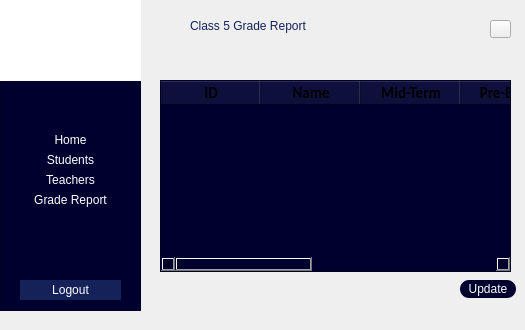
    <widget class="QWidget" name="page_Class_5_Grades_Report">
     <widget class="QFrame" name="frame_27">
      <property name="geometry">
       <rect>
        <x>0</x>
        <y>-10</y>
        <width>141</width>
        <height>321</height>
       </rect>
      </property>
      <property name="styleSheet">
       <string notr="true">background-color: rgb(0, 0, 47);</string>
      </property>
      <property name="frameShape">
       <enum>QFrame::Shape::StyledPanel</enum>
      </property>
      <property name="frameShadow">
       <enum>QFrame::Shadow::Raised</enum>
      </property>
      <widget class="QPushButton" name="pushButton_103">
       <property name="geometry">
        <rect>
         <x>20</x>
         <y>140</y>
         <width>101</width>
         <height>20</height>
        </rect>
       </property>
       <property name="styleSheet">
        <string notr="true">border-radius:0px;
color:white;
font: 700 10pt &quot;Calibri&quot;;
</string>
       </property>
       <property name="text">
        <string>Home</string>
       </property>
      </widget>
      <widget class="QPushButton" name="pushButton_104">
       <property name="geometry">
        <rect>
         <x>20</x>
         <y>200</y>
         <width>101</width>
         <height>20</height>
        </rect>
       </property>
       <property name="styleSheet">
        <string notr="true">border-radius:0px;
color:white;
font: 700 10pt &quot;Calibri&quot;;
</string>
       </property>
       <property name="text">
        <string>Grade Report</string>
       </property>
      </widget>
      <widget class="QPushButton" name="pushButton_105">
       <property name="geometry">
        <rect>
         <x>20</x>
         <y>290</y>
         <width>101</width>
         <height>20</height>
        </rect>
       </property>
       <property name="styleSheet">
        <string notr="true">background-color: rgb(21, 34, 89,255);
color:white;
font: 700 10pt &quot;Calibri&quot;;
border-color: rgb(21, 34, 89);
border-radius:0;
border-style:none;</string>
       </property>
       <property name="text">
        <string>Logout</string>
       </property>
      </widget>
      <widget class="QLabel" name="label_62">
       <property name="geometry">
        <rect>
         <x>0</x>
         <y>0</y>
         <width>141</width>
         <height>91</height>
        </rect>
       </property>
       <property name="styleSheet">
        <string notr="true">background-color: rgb(255, 255, 255);</string>
       </property>
       <property name="text">
        <string/>
       </property>
       <property name="pixmap">
        <pixmap resource="school-logo.qrc">:/school-logo/new/prefix1/images/School Logo.jpeg</pixmap>
       </property>
       <property name="scaledContents">
        <bool>true</bool>
       </property>
      </widget>
      <widget class="QPushButton" name="pushButton_106">
       <property name="geometry">
        <rect>
         <x>20</x>
         <y>160</y>
         <width>101</width>
         <height>20</height>
        </rect>
       </property>
       <property name="styleSheet">
        <string notr="true">border-radius:0px;
color:white;
font: 700 10pt &quot;Calibri&quot;;
</string>
       </property>
       <property name="text">
        <string>Students</string>
       </property>
      </widget>
      <widget class="QPushButton" name="pushButton_107">
       <property name="geometry">
        <rect>
         <x>20</x>
         <y>180</y>
         <width>101</width>
         <height>20</height>
        </rect>
       </property>
       <property name="styleSheet">
        <string notr="true">border-radius:0px;
color:white;
font: 700 10pt &quot;Calibri&quot;;
</string>
       </property>
       <property name="text">
        <string>Teachers</string>
       </property>
      </widget>
     </widget>
     <widget class="QLabel" name="label_29">
      <property name="geometry">
       <rect>
        <x>190</x>
        <y>10</y>
        <width>281</width>
        <height>31</height>
       </rect>
      </property>
      <property name="styleSheet">
       <string notr="true">color:rgba(21,34,89,255);
font: 700 20pt &quot;Calibri&quot;;
border-with:0px;
border-style:none;
qproperty-alignment:AlignCenter;</string>
      </property>
      <property name="text">
       <string>Class 5 Grade Report </string>
      </property>
     </widget>
     <widget class="QPushButton" name="pushButton_108">
      <property name="geometry">
       <rect>
        <x>490</x>
        <y>20</y>
        <width>21</width>
        <height>18</height>
       </rect>
      </property>
      <property name="styleSheet">
       <string notr="true"/>
      </property>
      <property name="text">
       <string/>
      </property>
      <property name="icon">
       <iconset resource="Profile-logo.qrc">
        <normaloff>:/Profile-logo/new/prefix1/images/Profile icon.png</normaloff>:/Profile-logo/new/prefix1/images/Profile icon.png</iconset>
      </property>
     </widget>
     <widget class="QTableWidget" name="tableWidget_12">
      <property name="geometry">
       <rect>
        <x>160</x>
        <y>80</y>
        <width>351</width>
        <height>192</height>
       </rect>
      </property>
      <property name="styleSheet">
       <string notr="true">background-color: rgb(0, 0, 47);</string>
      </property>
      <column>
       <property name="text">
        <string>ID</string>
       </property>
       <property name="font">
        <font>
         <family>Calibri</family>
         <pointsize>11</pointsize>
         <bold>true</bold>
        </font>
       </property>
      </column>
      <column>
       <property name="text">
        <string>Name</string>
       </property>
       <property name="font">
        <font>
         <family>Calibri</family>
         <pointsize>11</pointsize>
         <bold>true</bold>
        </font>
       </property>
      </column>
      <column>
       <property name="text">
        <string>Mid-Term</string>
       </property>
       <property name="font">
        <font>
         <family>Calibri</family>
         <pointsize>11</pointsize>
         <bold>true</bold>
        </font>
       </property>
      </column>
      <column>
       <property name="text">
        <string>Pre-Board</string>
       </property>
       <property name="font">
        <font>
         <family>Calibri</family>
         <pointsize>11</pointsize>
         <bold>true</bold>
        </font>
       </property>
      </column>
      <column>
       <property name="text">
        <string>Total Marks</string>
       </property>
       <property name="font">
        <font>
         <family>Calibri</family>
         <pointsize>11</pointsize>
         <bold>true</bold>
        </font>
       </property>
      </column>
      <column>
       <property name="text">
        <string>Obtained Marks</string>
       </property>
       <property name="font">
        <font>
         <family>Calibri</family>
         <pointsize>11</pointsize>
         <bold>true</bold>
        </font>
       </property>
      </column>
      <column>
       <property name="text">
        <string>Grades</string>
       </property>
       <property name="font">
        <font>
         <family>Calibri</family>
         <pointsize>11</pointsize>
         <bold>true</bold>
        </font>
       </property>
      </column>
     </widget>
     <widget class="QPushButton" name="pushButton_109">
      <property name="geometry">
       <rect>
        <x>460</x>
        <y>280</y>
        <width>56</width>
        <height>18</height>
       </rect>
      </property>
      <property name="styleSheet">
       <string notr="true">background-color: rgb(0, 0, 47);
color: rgb(255, 255, 255);
border-style:solid;
border-radius:9px;</string>
      </property>
      <property name="text">
       <string>Update</string>
      </property>
     </widget>
    </widget>
